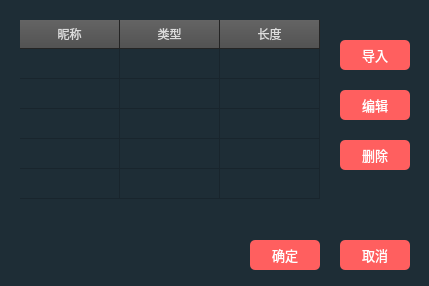
<?xml version="1.0" encoding="UTF-8"?>
<ui version="4.0">
 <class>secretkeywidget</class>
 <widget class="QWidget" name="secretkeywidget">
  <property name="geometry">
   <rect>
    <x>0</x>
    <y>0</y>
    <width>429</width>
    <height>286</height>
   </rect>
  </property>
  <property name="windowTitle">
   <string>Form</string>
  </property>
  <property name="styleSheet">
   <string notr="true">background-color: rgb(30, 45, 54);
color: rgb(255, 255, 255);</string>
  </property>
  <widget class="QTableWidget" name="tableWidget">
   <property name="geometry">
    <rect>
     <x>20</x>
     <y>20</y>
     <width>301</width>
     <height>211</height>
    </rect>
   </property>
   <property name="font">
    <font>
     <family>OPPOSans B</family>
     <pointsize>10</pointsize>
     <stylestrategy>PreferAntialias</stylestrategy>
    </font>
   </property>
   <property name="styleSheet">
    <string notr="true">QTableWidget::item:hover{
	background-color:rgb(92,188,227,200)
}
QTableWidget::item:selected{background-color:#1B89A1}
QHeaderView::section,QTableCornerButton:section{
    padding:3px; 
    margin:0px; 
    color:#DCDCDC;  
    border:1px solid #242424;
    border-left-width:0px; 
    border-right-width:1px; 
    border-top-width:0px; 
    border-bottom-width:1px;
	background:qlineargradient(spread:pad,x1:0,y1:0,x2:0,y2:1,stop:0 #646464,stop:1 #525252); 
}
QTableWidget{
	border:none;
	background-color: rgb(30, 45, 54);
	color: rgb(255, 255, 255);
}</string>
   </property>
   <attribute name="horizontalHeaderCascadingSectionResizes">
    <bool>false</bool>
   </attribute>
   <attribute name="verticalHeaderVisible">
    <bool>false</bool>
   </attribute>
   <attribute name="verticalHeaderShowSortIndicator" stdset="0">
    <bool>false</bool>
   </attribute>
   <attribute name="verticalHeaderStretchLastSection">
    <bool>false</bool>
   </attribute>
   <row>
    <property name="text">
     <string>新建行</string>
    </property>
   </row>
   <row>
    <property name="text">
     <string>新建行</string>
    </property>
   </row>
   <row>
    <property name="text">
     <string>新建行</string>
    </property>
   </row>
   <row>
    <property name="text">
     <string>新建行</string>
    </property>
   </row>
   <row>
    <property name="text">
     <string>新建行</string>
    </property>
   </row>
   <column>
    <property name="text">
     <string>昵称</string>
    </property>
   </column>
   <column>
    <property name="text">
     <string>类型</string>
    </property>
   </column>
   <column>
    <property name="text">
     <string>长度</string>
    </property>
   </column>
  </widget>
  <widget class="QToolButton" name="toolButton">
   <property name="geometry">
    <rect>
     <x>340</x>
     <y>40</y>
     <width>70</width>
     <height>30</height>
    </rect>
   </property>
   <property name="minimumSize">
    <size>
     <width>70</width>
     <height>30</height>
    </size>
   </property>
   <property name="maximumSize">
    <size>
     <width>70</width>
     <height>30</height>
    </size>
   </property>
   <property name="font">
    <font>
     <family>OPPOSans B</family>
     <pointsize>10</pointsize>
     <stylestrategy>PreferAntialias</stylestrategy>
    </font>
   </property>
   <property name="styleSheet">
    <string notr="true">QToolButton {
	color: rgb(255, 255, 255);
	background-color: rgb(255, 95, 95);
	border-radius: 5px;
}

QToolButton::menu-indicator { 
	image: None;
}

 
QToolButton:hover {
	color: rgb(255, 255, 255);
	background-color: rgb(255, 95, 95);
}</string>
   </property>
   <property name="text">
    <string>导入</string>
   </property>
  </widget>
  <widget class="QToolButton" name="toolButton_2">
   <property name="geometry">
    <rect>
     <x>340</x>
     <y>90</y>
     <width>70</width>
     <height>30</height>
    </rect>
   </property>
   <property name="minimumSize">
    <size>
     <width>70</width>
     <height>30</height>
    </size>
   </property>
   <property name="maximumSize">
    <size>
     <width>70</width>
     <height>30</height>
    </size>
   </property>
   <property name="font">
    <font>
     <family>OPPOSans B</family>
     <pointsize>10</pointsize>
     <stylestrategy>PreferAntialias</stylestrategy>
    </font>
   </property>
   <property name="styleSheet">
    <string notr="true">QToolButton {
	color: rgb(255, 255, 255);
	background-color: rgb(255, 95, 95);
	border-radius: 5px;
}

QToolButton::menu-indicator { 
	image: None;
}

 
QToolButton:hover {
	color: rgb(255, 255, 255);
	background-color: rgb(255, 95, 95);
}</string>
   </property>
   <property name="text">
    <string>编辑</string>
   </property>
  </widget>
  <widget class="QToolButton" name="toolButton_3">
   <property name="geometry">
    <rect>
     <x>340</x>
     <y>140</y>
     <width>70</width>
     <height>30</height>
    </rect>
   </property>
   <property name="minimumSize">
    <size>
     <width>70</width>
     <height>30</height>
    </size>
   </property>
   <property name="maximumSize">
    <size>
     <width>70</width>
     <height>30</height>
    </size>
   </property>
   <property name="font">
    <font>
     <family>OPPOSans B</family>
     <pointsize>10</pointsize>
     <stylestrategy>PreferAntialias</stylestrategy>
    </font>
   </property>
   <property name="styleSheet">
    <string notr="true">QToolButton {
	color: rgb(255, 255, 255);
	background-color: rgb(255, 95, 95);
	border-radius: 5px;
}

QToolButton::menu-indicator { 
	image: None;
}

 
QToolButton:hover {
	color: rgb(255, 255, 255);
	background-color: rgb(255, 95, 95);
}</string>
   </property>
   <property name="text">
    <string>删除</string>
   </property>
  </widget>
  <widget class="QToolButton" name="toolButton_4">
   <property name="geometry">
    <rect>
     <x>250</x>
     <y>240</y>
     <width>70</width>
     <height>30</height>
    </rect>
   </property>
   <property name="minimumSize">
    <size>
     <width>70</width>
     <height>30</height>
    </size>
   </property>
   <property name="maximumSize">
    <size>
     <width>70</width>
     <height>30</height>
    </size>
   </property>
   <property name="font">
    <font>
     <family>OPPOSans B</family>
     <pointsize>10</pointsize>
     <stylestrategy>PreferAntialias</stylestrategy>
    </font>
   </property>
   <property name="styleSheet">
    <string notr="true">QToolButton {
	color: rgb(255, 255, 255);
	background-color: rgb(255, 95, 95);
	border-radius: 5px;
}

QToolButton::menu-indicator { 
	image: None;
}

 
QToolButton:hover {
	color: rgb(255, 255, 255);
	background-color: rgb(255, 95, 95);
}</string>
   </property>
   <property name="text">
    <string>确定</string>
   </property>
  </widget>
  <widget class="QToolButton" name="toolButton_5">
   <property name="geometry">
    <rect>
     <x>340</x>
     <y>240</y>
     <width>70</width>
     <height>30</height>
    </rect>
   </property>
   <property name="minimumSize">
    <size>
     <width>70</width>
     <height>30</height>
    </size>
   </property>
   <property name="maximumSize">
    <size>
     <width>70</width>
     <height>30</height>
    </size>
   </property>
   <property name="font">
    <font>
     <family>OPPOSans B</family>
     <pointsize>10</pointsize>
     <stylestrategy>PreferAntialias</stylestrategy>
    </font>
   </property>
   <property name="styleSheet">
    <string notr="true">QToolButton {
	color: rgb(255, 255, 255);
	background-color: rgb(255, 95, 95);
	border-radius: 5px;
}

QToolButton::menu-indicator { 
	image: None;
}

 
QToolButton:hover {
	color: rgb(255, 255, 255);
	background-color: rgb(255, 95, 95);
}</string>
   </property>
   <property name="text">
    <string>取消</string>
   </property>
  </widget>
 </widget>
 <resources/>
 <connections/>
</ui>
